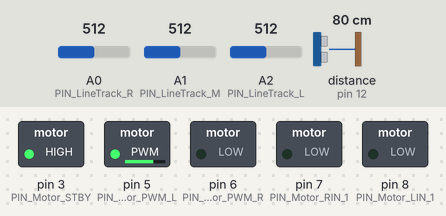
Bench run of a sketch on a simulated Arduino Uno, built with avr-gcc and run on an emulated ATmega328P. Shown: switched loads named in the sketch (green lamp = pin HIGH). Wiring (inferred from the names in the program): ultrasonic range finder: trigger pin 13; echo pin 12. The test bench sets the inputs (shaded band); at power-on: A0 (PIN_LineTrack_R) = 512, A2 (PIN_LineTrack_L) = 512, A1 (PIN_LineTrack_M) = 512, distance to the obstacle (sensor on pin 12) 80 cm. The echo pulse lasts 58.3 µs per cm; pins used as bus, display or sensor lines are not drawn; what the sketch prints to the serial monitor is not drawn.

Above: at 3.8 s.
3.9 s: A0 (PIN_LineTrack_R) set to 545
At 4.7 s:
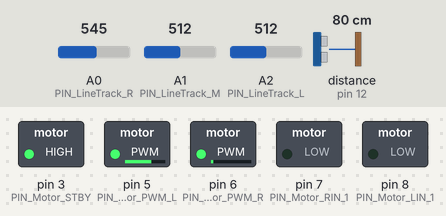
6.9 s: A2 (PIN_LineTrack_L) set to 716
9.9 s: A1 (PIN_LineTrack_M) set to 716
At 10.2 s:
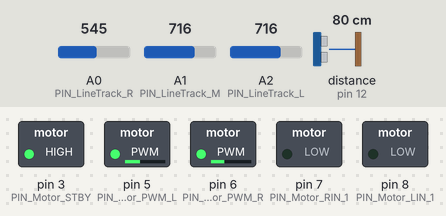
11.4 s: distance to the obstacle (sensor on pin 12) set to 19 cm
12.9 s: distance to the obstacle (sensor on pin 12) set to 15 cm
At 13.4 s:
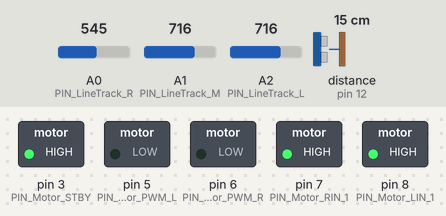
14.4 s: distance to the obstacle (sensor on pin 12) set to 18 cm
At 15.4 s:
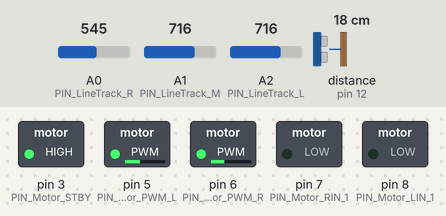
Timing chart, 0 to 16.9 s (numbered marks = the images above; inputs shaded):
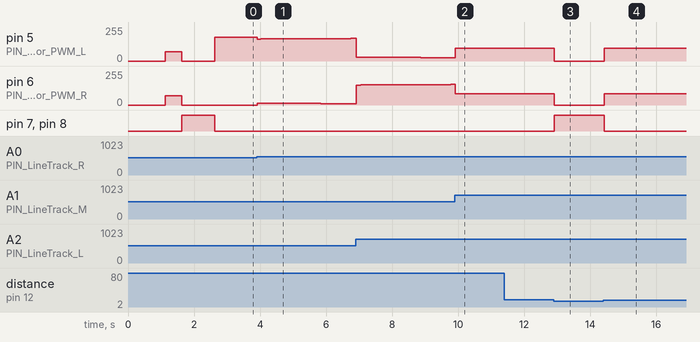

The sketch:

Main.ino
```cpp
#include "DeviceDriverSet_x.h"

// Create instances of device driver classes
DeviceDriverSet_Motor motors;
DeviceDriverSet_LineTrack lineTracker;
DeviceDriverSet_Ultrasonic ultrasonic;

// Constants for line following
const int BASE_SPEED = 90;      // Base motor speed (0-255)
const int MAX_ADJUSTMENT = 90;   // Maximum speed adjustment for turning

// PID Constants
const float KP = 35;  // Proportional gain
const float KI = 0.55;  // Integral gain
const float KD = 3.5;  // Derivative gain

// PID Variables
float lastError = 0;
float integral = 0;
unsigned long lastTime = 0;

// Other constants
const int OBSTACLE_DISTANCE = 15; // Distance in cm to stop for obstacles

// Variables for ultrasonic
long duration;
int distance;

void setup() {
  Serial.begin(9600);

  // Initialize all devices
  motors.DeviceDriverSet_Motor_Init();
  lineTracker.DeviceDriverSet_Linetrack_Init();
  ultrasonic.DeviceDriverSet_Ultrasonic_Init();

  lastTime = millis();

  // Short forward movement after calibration
  Serial.println("Moving forward briefly...");
  motors.DeviceDriverSet_Motor_Control(true, 70, true, 70);  // Move forward at moderate speed
  delay(500);  // Move for 500ms
  motors.DeviceDriverSet_Motor_Control(false, 0, false, 0);  // Stop
  delay(1000);  // Wait 1 second before starting line following
}

int getDistance() {
  // Send ultrasonic pulse
  digitalWrite(PIN_Trigger, LOW);
  delayMicroseconds(2);
  digitalWrite(PIN_Trigger, HIGH);
  delayMicroseconds(10);
  digitalWrite(PIN_Trigger, LOW);

  // Read the echo
  duration = pulseIn(PIN_Echo, HIGH);

  // Calculate distance in cm
  return duration * 0.034 / 2;
}

float calculatePID(int linePosition) {
  unsigned long currentTime = millis();
  float deltaTime = (currentTime - lastTime) / 1000.0;
  lastTime = currentTime;

  // Convert position to error value
  float error;
  switch(linePosition) {
    case FAR_LEFT:
      error = -3.8;
      break;
    case LEFT:
      error = -2;
      break;
    case CENTER:
      error = 0;
      break;
    case RIGHT:
      error = 2;
      break;
    case FAR_RIGHT:
      error = 3.8;
      break;
    default:
      error = 0;
      break;
  }

  // Calculate integral term with anti-windup
  integral = constrain(integral + (error * deltaTime), -MAX_ADJUSTMENT, MAX_ADJUSTMENT);

  // Calculate derivative
  float derivative = (error - lastError) / deltaTime;
  lastError = error;

  // Calculate PID output
  float output = (KP * error) + (KI * integral) + (KD * derivative);

  // Constrain output to maximum adjustment
  return constrain(output, -MAX_ADJUSTMENT, MAX_ADJUSTMENT);
}

void loop() {
  // Check for obstacles first
  distance = getDistance();
  if (distance <= OBSTACLE_DISTANCE) {
    // Stop motors if obstacle detected
    motors.DeviceDriverSet_Motor_Control(false, 0, false, 0);
    delay(100);
    return;
  }

  // Get line position (-1: left, 0: center, 1: right)
  int linePosition = lineTracker.getLinePosition();

  // If line is lost, stop motors
  if (linePosition == LINE_LOST) {
    motors.DeviceDriverSet_Motor_Control(false, 0, false, 0);
    integral = 0; // Reset integral term
    return;
  }

  // Calculate PID adjustment
  float speedAdjustment = calculatePID(linePosition);

  // Calculate motor speeds - note the reversed signs here
  int leftSpeed = BASE_SPEED + speedAdjustment;
  int rightSpeed = BASE_SPEED - speedAdjustment;
  // Ensure speeds stay within valid range
  leftSpeed = constrain(leftSpeed, 0, 255);
  rightSpeed = constrain(rightSpeed, 0, 255);

  // Apply motor speeds
  motors.DeviceDriverSet_Motor_Control(true, leftSpeed, true, rightSpeed);
}
```

DeviceDriverSet_x.cpp
```cpp
#include "Arduino.h"
//File for definition of device function and setting variables
#include "DeviceDriverSet_x.h"
#include <avr/wdt.h>

void DeviceDriverSet_Motor::DeviceDriverSet_Motor_Init(void) //Set pins
{
  pinMode(PIN_Motor_PWM_L, OUTPUT);
  pinMode(PIN_Motor_PWM_R, OUTPUT);
  pinMode(PIN_Motor_LIN_1, OUTPUT);
  pinMode(PIN_Motor_RIN_1, OUTPUT);
  pinMode(PIN_Motor_STBY, OUTPUT);
};

void DeviceDriverSet_Motor::DeviceDriverSet_Motor_Control(
    boolean group_L, uint8_t speed_L,
    boolean group_R, uint8_t speed_R)
{
    // Enable motor driver
    digitalWrite(PIN_Motor_STBY, HIGH);

    // Control left motor group
    if (group_L) {
        digitalWrite(PIN_Motor_LIN_1, LOW);
    } else {
        digitalWrite(PIN_Motor_LIN_1, HIGH);
    }
    analogWrite(PIN_Motor_PWM_L, speed_L);

    // Control right motor group
    if (group_R) {
        digitalWrite(PIN_Motor_RIN_1, LOW);
    } else {
        digitalWrite(PIN_Motor_RIN_1, HIGH);
    }
    analogWrite(PIN_Motor_PWM_R, speed_R);
}

void DeviceDriverSet_Ultrasonic::DeviceDriverSet_Ultrasonic_Init(void)
{
  pinMode(PIN_Echo, INPUT);
  pinMode(PIN_Trigger, OUTPUT);
};

void DeviceDriverSet_LineTrack::DeviceDriverSet_Linetrack_Init(void)
{
  pinMode(PIN_LineTrack_L, INPUT);
  pinMode(PIN_LineTrack_M, INPUT);
  pinMode(PIN_LineTrack_R, INPUT);

  // Run calibration during initialization
  calibrateSensors();
}

void DeviceDriverSet_LineTrack::calibrateSensors()
{
  Serial.println("Calibrating line tracking sensors...");
  for (int i = 0; i < 100; i++) { // Take 100 readings for calibration
    int leftSensor = analogRead(PIN_LineTrack_L);
    int middleSensor = analogRead(PIN_LineTrack_M);
    int rightSensor = analogRead(PIN_LineTrack_R);

    // Update min and max values for each sensor
    if (leftSensor < leftSensorMin) leftSensorMin = leftSensor;
    if (leftSensor > leftSensorMax) leftSensorMax = leftSensor;

    if (middleSensor < middleSensorMin) middleSensorMin = middleSensor;
    if (middleSensor > middleSensorMax) middleSensorMax = middleSensor;

    if (rightSensor < rightSensorMin) rightSensorMin = rightSensor;
    if (rightSensor > rightSensorMax) rightSensorMax = rightSensor;

    delay(10); // Small delay between readings
  }

  // Add a buffer to the max values to account for black line detection
  leftSensorMax += 50;
  middleSensorMax += 50;
  rightSensorMax += 50;

  Serial.println("Calibration complete.");
  Serial.print("Left Sensor Min: "); Serial.print(leftSensorMin); Serial.print(", Max: "); Serial.println(leftSensorMax);
  Serial.print("Middle Sensor Min: "); Serial.print(middleSensorMin); Serial.print(", Max: "); Serial.println(middleSensorMax);
  Serial.print("Right Sensor Min: "); Serial.print(rightSensorMin); Serial.print(", Max: "); Serial.println(rightSensorMax);
}

bool DeviceDriverSet_LineTrack::isOnLine(int sensorValue, int sensorMin, int sensorMax) {
  // Returns true if the sensor is detecting a line (dark surface)
  return sensorValue > ((sensorMax + sensorMin) / 2);
}

int DeviceDriverSet_LineTrack::getLinePosition() {
  // Read all sensors
  int leftValue = analogRead(PIN_LineTrack_L);
  int middleValue = analogRead(PIN_LineTrack_M);
  int rightValue = analogRead(PIN_LineTrack_R);

  // Check if each sensor is on the line
  bool leftOnLine = isOnLine(leftValue, leftSensorMin, leftSensorMax);
  bool middleOnLine = isOnLine(middleValue, middleSensorMin, middleSensorMax);
  bool rightOnLine = isOnLine(rightValue, rightSensorMin, rightSensorMax);

  // Determine position of line
  if (middleOnLine) {
    return 0;  // Line is in the center
  } else if (leftOnLine) {
    return -1; // Line is to the left
  } else if (rightOnLine) {
    return 1;  // Line is to the right
  }

  return 2; // Line is lost
}
```

DeviceDriverSet_x.h
```cpp
#include <stdint.h>
//Header file for classes definition and defining pinout/variables
#ifndef _DeviceDriverSet_x_H_
#define _DeviceDriverSet_x_H_

#include <Arduino.h>

//Motor
class DeviceDriverSet_Motor
{
public:
  void DeviceDriverSet_Motor_Init(void);

  void DeviceDriverSet_Motor_Control(
      boolean group_L, uint8_t speed_L,
      boolean group_R, uint8_t speed_R);

private: /*motor pins*/
  #define PIN_Motor_PWM_L 5 //Left Motor group
  #define PIN_Motor_PWM_R 6 //Right Motor group
  #define PIN_Motor_LIN_1 8
  #define PIN_Motor_RIN_1 7
  #define PIN_Motor_STBY 3
};

//Servo
class DeviceDriverSet_Servo
{
public:
  void DeviceDriverSet_Servo_Init(void);

private:
#define PIN_Servo_z 10  //Pin Z-axis
#define PIN_Servo_y 11  //Pin Y-axis
};

//Ultrasonic sensor
class DeviceDriverSet_Ultrasonic
{
public:
  void DeviceDriverSet_Ultrasonic_Init(void);

private:
#define PIN_Trigger 13  //Trigger pin sensor
#define PIN_Echo 12     //Echo pin sensor
};

//Line tracking sensor
class DeviceDriverSet_LineTrack
{
public:
  void DeviceDriverSet_Linetrack_Init(void);
  bool isOnLine(int sensorValue, int sensorMin, int sensorMax);
  int getLinePosition(void);

  // Line position constants
#define FAR_LEFT -2    // Both left and middle sensors detect line
#define LEFT -1        // Only left sensor detects line
#define CENTER 0       // Only middle sensor detects line
#define RIGHT 1        // Only right sensor detects line
#define FAR_RIGHT 2    // Both right and middle sensors detect line
#define LINE_LOST 99   // No sensors detect line

private:
  void calibrateSensors();

  // Calibration variables
  int leftSensorMin = 1023, leftSensorMax = 0;
  int middleSensorMin = 1023, middleSensorMax = 0;
  int rightSensorMin = 1023, rightSensorMax = 0;

  #define PIN_LineTrack_L A2  // Left IR sensor
  #define PIN_LineTrack_M A1  // Middle IR sensor
  #define PIN_LineTrack_R A0  // Right IR sensor
};
#endif
```

Measured:
- the behaviour switches between 17 and 16 cm on distance to the obstacle (sensor on pin 12) (found by bisection; images 2 and 3)
- after the input at 3.9 s, pin 5 (PIN_Motor_PWM_L): 180/255 → 165/255 at once, → 166/255 0.11 s later, → 167/255 0.91 s later, → 168/255 0.91 s later, … (5 changes in this stretch); pin 6 (PIN_Motor_PWM_R): 0/255 → 14/255 at once, → 13/255 0.11 s later, → 12/255 0.91 s later, → 11/255 0.91 s later, … (5 changes in this stretch)
- after the input at 9.9 s, pin 5 (PIN_Motor_PWM_L): 25/255 → 95/255 at once; pin 6 (PIN_Motor_PWM_R): 154/255 → 84/255 at once
- after the input at 11.4 s, every drawn part: stays the same
- after the input at 12.9 s, pin 5 (PIN_Motor_PWM_L): 95/255 → 0/255 at once; pin 6 (PIN_Motor_PWM_R): 84/255 → 0/255 at once; pin 7 (PIN_Motor_RIN_1), pin 8 (PIN_Motor_LIN_1): LOW → HIGH at once
- after the input at 14.4 s, pin 5 (PIN_Motor_PWM_L): 0/255 → 95/255 at once; pin 6 (PIN_Motor_PWM_R): 0/255 → 84/255 at once; pin 7 (PIN_Motor_RIN_1), pin 8 (PIN_Motor_LIN_1): HIGH → LOW at once
